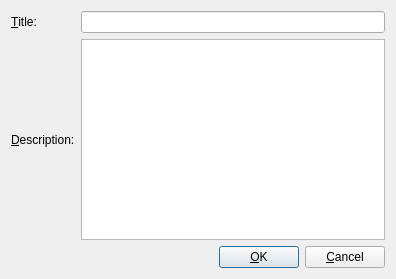
<?xml version="1.0" encoding="UTF-8"?>
<ui version="4.0">
 <class>CategoryDialog</class>
 <widget class="QDialog" name="CategoryDialog">
  <property name="geometry">
   <rect>
    <x>0</x>
    <y>0</y>
    <width>396</width>
    <height>279</height>
   </rect>
  </property>
  <layout class="QGridLayout" name="gridLayout_2">
   <item row="0" column="0" colspan="2">
    <layout class="QGridLayout" name="gridLayout">
     <item row="1" column="0">
      <widget class="QLabel" name="descriptionLabel">
       <property name="text">
        <string>&amp;Description:</string>
       </property>
       <property name="buddy">
        <cstring>descriptionText</cstring>
       </property>
      </widget>
     </item>
     <item row="1" column="1">
      <widget class="QPlainTextEdit" name="descriptionText">
       <property name="tabChangesFocus">
        <bool>true</bool>
       </property>
      </widget>
     </item>
     <item row="0" column="1">
      <widget class="QLineEdit" name="titleEdit">
       <property name="text">
        <string/>
       </property>
      </widget>
     </item>
     <item row="0" column="0">
      <widget class="QLabel" name="titleLabel">
       <property name="text">
        <string>&amp;Title:</string>
       </property>
       <property name="buddy">
        <cstring>titleEdit</cstring>
       </property>
      </widget>
     </item>
    </layout>
   </item>
   <item row="1" column="0" colspan="2">
    <layout class="QHBoxLayout" name="horizontalLayout">
     <item>
      <spacer name="horizontalSpacer">
       <property name="orientation">
        <enum>Qt::Horizontal</enum>
       </property>
       <property name="sizeHint" stdset="0">
        <size>
         <width>40</width>
         <height>20</height>
        </size>
       </property>
      </spacer>
     </item>
     <item>
      <widget class="QPushButton" name="okButton">
       <property name="styleSheet">
        <string notr="true">QPushButton#evilButton { background-color: red }</string>
       </property>
       <property name="text">
        <string>&amp;OK</string>
       </property>
      </widget>
     </item>
     <item>
      <widget class="QPushButton" name="cancelButton">
       <property name="text">
        <string>&amp;Cancel</string>
       </property>
      </widget>
     </item>
    </layout>
   </item>
  </layout>
 </widget>
 <tabstops>
  <tabstop>titleEdit</tabstop>
  <tabstop>descriptionText</tabstop>
  <tabstop>okButton</tabstop>
  <tabstop>cancelButton</tabstop>
 </tabstops>
 <resources/>
 <connections/>
</ui>
